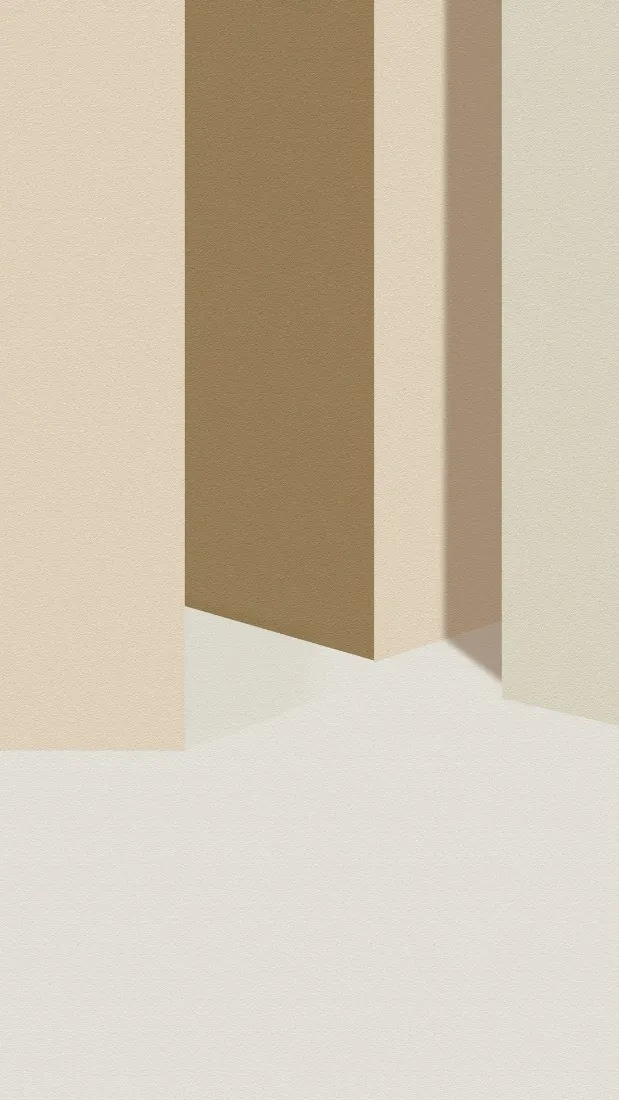
#> input picture tools/anklavia-cards/bags/bg/b100.jpg, 619 x 1100 px
$ python studio.py bg/b100.jpg
#> lines starting #> are read from the running program, lines starting #| are printed output that depends on the picture
"""оценка «предметного» фото: однородный светлый/серый фон по краям кадра"""
import numpy as np
from PIL import Image
def score(path):
#> called with path = 'bg/b100.jpg'
    a = np.asarray(Image.open(path).convert('RGB').resize((100, 100))).astype(float)
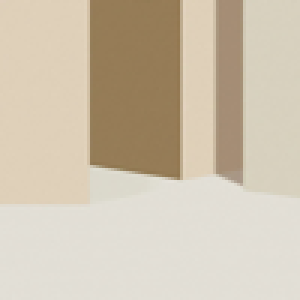
#> a: shape (100, 100, 3) float64 (shown 3 times larger); mean R, G, B 206.7, 194.8, 175
    border = np.concatenate([a[:6].reshape(-1, 3), a[-6:].reshape(-1, 3), a[:, :6].reshape(-1, 3), a[:, -6:].reshape(-1, 3)])
#> border = 2400 rows, first 8: [224, 207, 188], [223, 207, 188], [222, 207, 185], [222, 207, 184], [222, 207, 184], [223, 208, 185], [223, 208, 185], [223, 208, 184]
    med = np.median(border, 0); dev = np.abs(border - med).sum(1)
#> after `med = np.median(border, 0)`: med = [223, 209, 191]
#> after `dev = np.abs(border - med).sum(1)`: dev = 2400 values, max 276 at index 459, min 4 at index 361, mean 44.7
    uni = (dev < 30).mean()                     # доля однородных пикселей рамки
#> uni = 0.48
    return round(float(uni), 2), tuple(int(x) for x in med)
if __name__ == '__main__':
    import sys, glob, re
    for f in sorted(glob.glob(sys.argv[1])): print(f.split('/')[-1][:-4], *score(f))

$ run again, on tools/anklavia-cards/bags/bg/b102.jpg
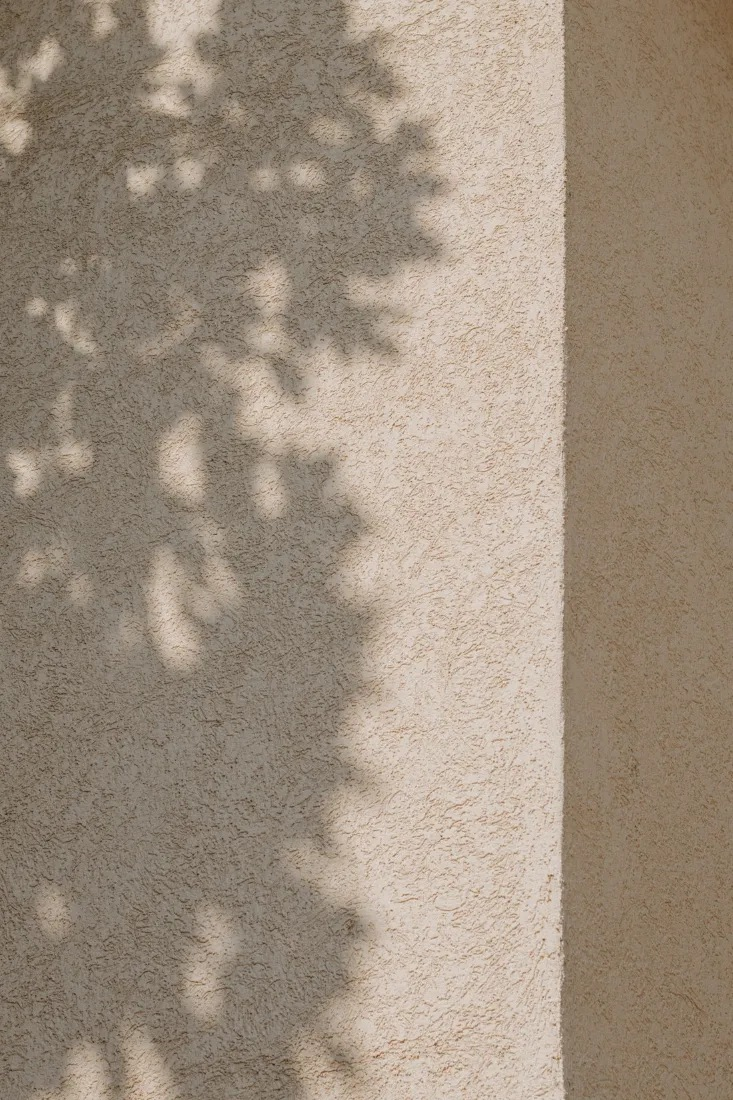
#> input picture tools/anklavia-cards/bags/bg/b102.jpg, 733 x 1100 px
#> in score, `a = np.asarray(Image.open(path).convert('RGB').resize((100, 100))).ast..`:
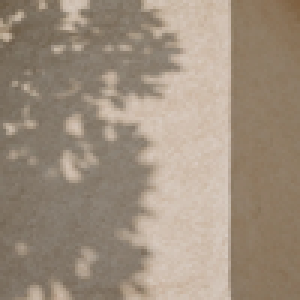
#> a: shape (100, 100, 3) float64 (shown 3 times larger); mean R, G, B 158, 142.7, 125.9
#> border = 2400 rows, first 8: [109, 94, 76], [110, 95, 77], [117, 102, 83], [118, 103, 84], [120, 105, 87], [118, 104, 85], [122, 108, 91], [124, 108, 91]
#> med = [138, 120, 100]
#> dev = 2400 values, max 242 at index 873, min 1 at index 778, mean 54.02
#> uni = 0.628

$ run again, on tools/anklavia-cards/bags/bg/b103.jpg
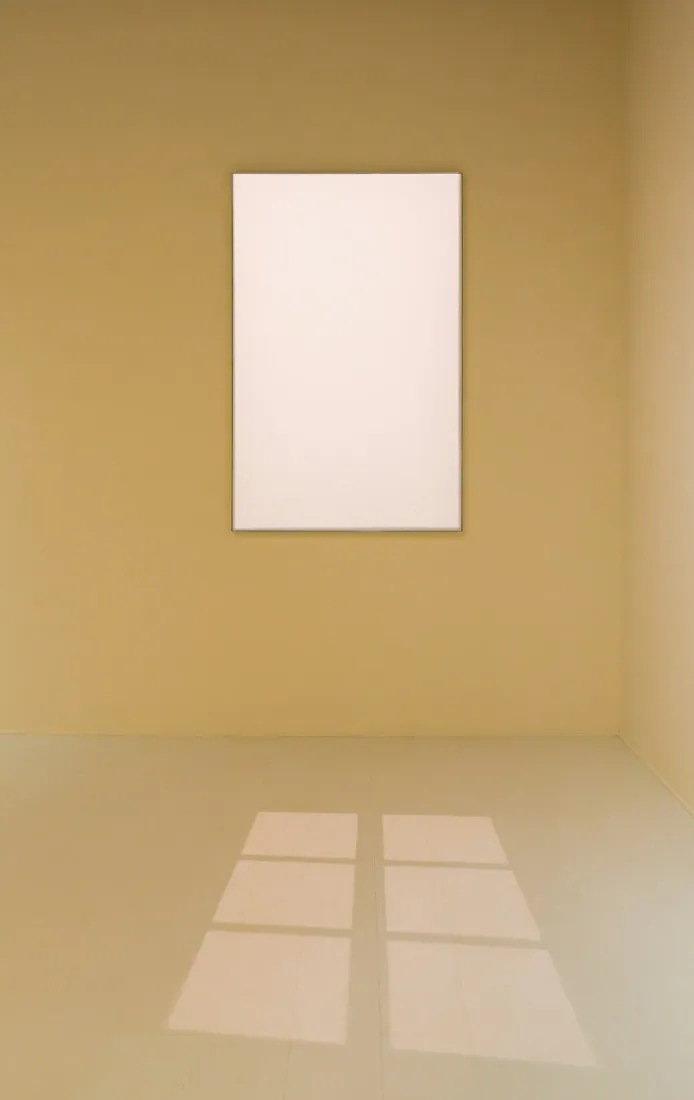
#> input picture tools/anklavia-cards/bags/bg/b103.jpg, 694 x 1100 px
#> in score, `a = np.asarray(Image.open(path).convert('RGB').resize((100, 100))).ast..`:
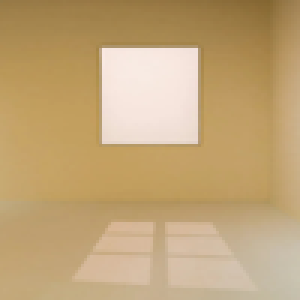
#> a: shape (100, 100, 3) float64 (shown 3 times larger); mean R, G, B 193.7, 165.2, 119.9
#> border = 2400 rows, first 8: [148, 122, 72], [150, 121, 70], [151, 121, 70], [151, 121, 71], [151, 121, 71], [151, 121, 70], [151, 121, 70], [151, 121, 70]
#> med = [194, 165, 114]
#> dev = 2400 values, max 191 at index 89, min 1 at index 1713, mean 64.1
#> uni = 0.354

$ run again, on tools/anklavia-cards/bags/bg/b104.jpg
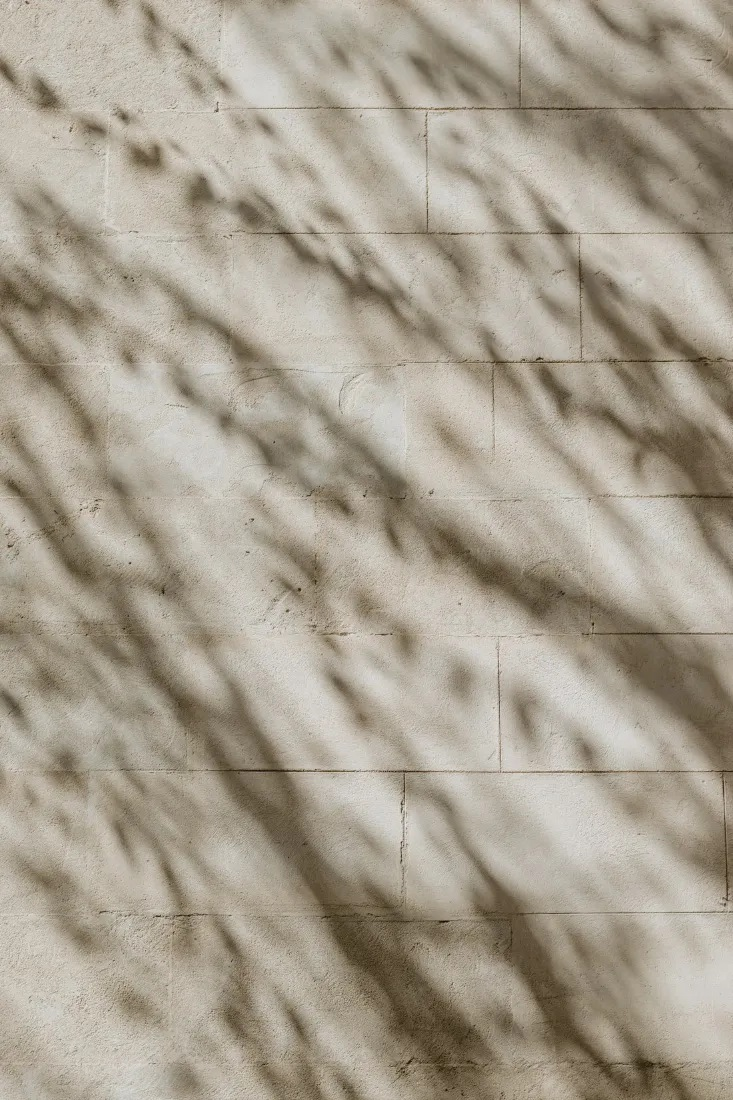
#> input picture tools/anklavia-cards/bags/bg/b104.jpg, 733 x 1100 px
#> in score, `a = np.asarray(Image.open(path).convert('RGB').resize((100, 100))).ast..`:
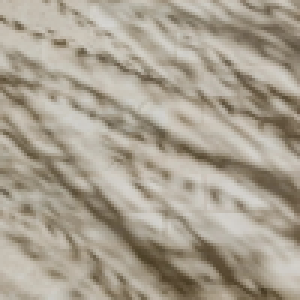
#> a: shape (100, 100, 3) float64 (shown 3 times larger); mean R, G, B 168.2, 159.6, 144.2
#> border = 2400 rows, first 8: [190, 182, 169], [198, 190, 179], [190, 182, 169], [184, 174, 159], [193, 182, 167], [194, 185, 171], [196, 189, 174], [195, 187, 175]
#> med = [174, 164, 148]
#> dev = 2400 values, max 326 at index 887, min 0 at index 1494, mean 82.08
#> uni = 0.212
